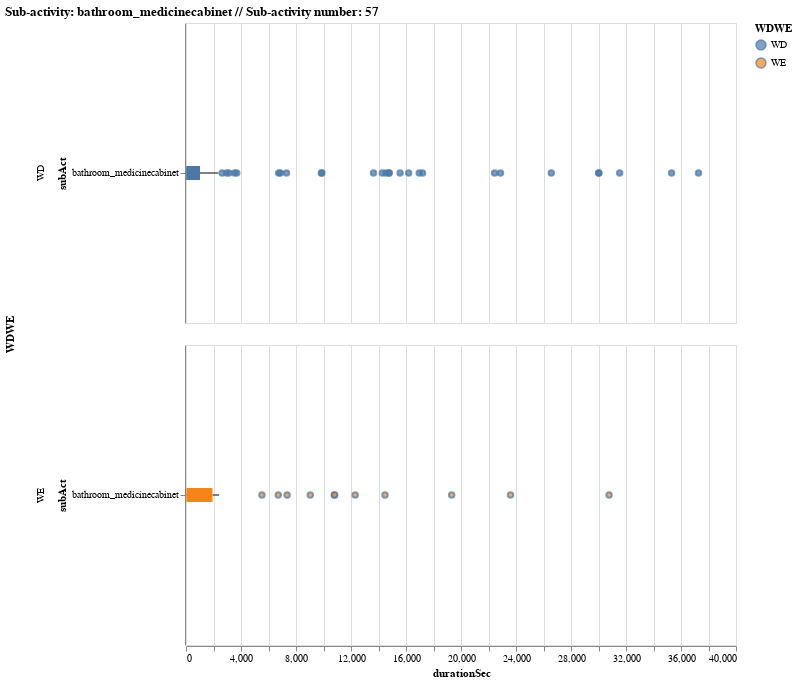

Notebook code for this chart:
### Code cell
boxPlots[3]

### Figure 1 — Vega-Lite specification as saved in the notebook (floating-point values rounded to 4 significant figures; data arrays with more than 128 entries replaced by an {"elided": "..."} marker saying what was removed)
{"$schema": "https://vega.github.io/schema/vega-lite/v3.4.0.json", "config": {"mark": {"tooltip": null}, "view": {"height": 300, "width": 400}}, "data": {"name": "data-2ea485e9b60bab628b74f2fe809be64e"}, "datasets": {"data-2ea485e9b60bab628b74f2fe809be64e": {"elided": "194 records"}}, "encoding": {"fill": {"field": "WDWE", "type": "nominal"}, "row": {"field": "WDWE", "type": "nominal"}, "x": {"field": "durationSec", "type": "quantitative"}, "y": {"field": "subAct", "type": "nominal"}}, "mark": "boxplot", "selection": {"selector303": {"bind": "scales", "encodings": ["x", "y"], "type": "interval"}}, "title": "Sub-activity: bathroom_medicinecabinet // Sub-activity number: 57", "width": 550}
